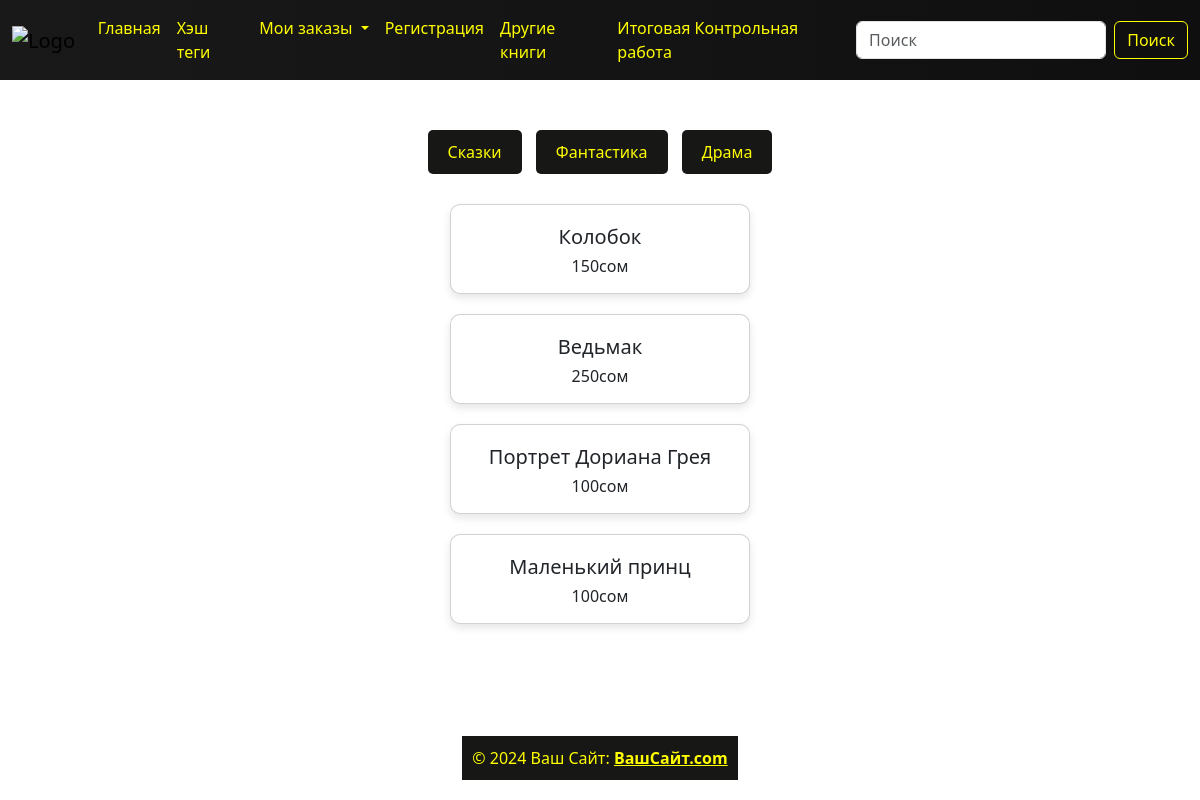
Screenshot of /all_books/ with the database file from the repository.
### hashtags/models.py (models this page shows, shortened)
class Product(models.Model):
    name = models.CharField(max_length=100, verbose_name='название продукта')
    price = models.PositiveIntegerField(default=100, verbose_name='цена')
    tags = models.ManyToManyField(Tag)
    class Meta:
        verbose_name = 'товар'
        verbose_name_plural = 'товары'

### hashtags/views.py (the view)
# urls.py: path('all_books/', views.all_books_view, name='all_books'),
def all_books_view(request):
    if request.method == 'GET':
        all_books = models.Product.objects.all()
        context = {'all_books': all_books}
        return render(request, template_name='hashtags/all_books.html', context=context)

### templates/hashtags/all_books.html
{% load static %} {% include 'components/header.html' %}
<link rel="stylesheet" href="{% static 'css/hashtags.css' %}" />
<div class="content">
  <div class="content">
    <div class="buttons">
      <a href="{% url 'fairy_tales_books' %}"><button>Сказки</button></a>
      <a href="{% url 'fantasy_books' %}"><button>Фантастика</button></a>
      <a href="{% url 'drama_books' %}"><button>Драма</button></a>
    </div>
    {% for i in all_books %}
    <div class="card">
      <div class="card-body">
        <h1>{{ i.name }}</h1>
        <p class="card-text">{{ i.price }}сом</p>
      </div>
    </div>
    {% endfor %}
  </div>
  {% include 'components/footer.html' %}
</div>

### static/css/hashtags.css (style rules this page uses)
body { display: flex; flex-direction: column; min-height: 100vh; padding-top: 70px; background: url("https://i.pinimg.com/736x/e3/7d/a9/e37da92d1e32051af32a81a8950733f3.jpg"); background-repeat: no-repeat; background-size: cover; background-position: center; }
.content { flex: 1; display: flex; flex-direction: column; align-items: center; padding: 20px; }
.card { background: #fff; border-radius: 10px; box-shadow: 0 4px 8px rgba(0, 0, 0, 0.1); width: 300px; margin: 10px; overflow: hidden; display: flex; flex-direction: column; text-align: center; }
.card-body { padding: 15px; }
.card h1 { font-size: 20px; margin: 5px 0; }
.card-text { white-space: nowrap; overflow: hidden; text-overflow: ellipsis; }
.buttons { margin: 20px 0; }
.buttons button { background: #171716; color: yellow; border: none; padding: 10px 20px; border-radius: 5px; cursor: pointer; margin: 0 5px; transition: background 0.3s; }

### rows the page displays
Product: name "Колобок", price "150"
Product: name "Ведьмак", price "250"
Product: name "Портрет Дориана Грея", price "100"
Product: name "Маленький принц", price "100"
